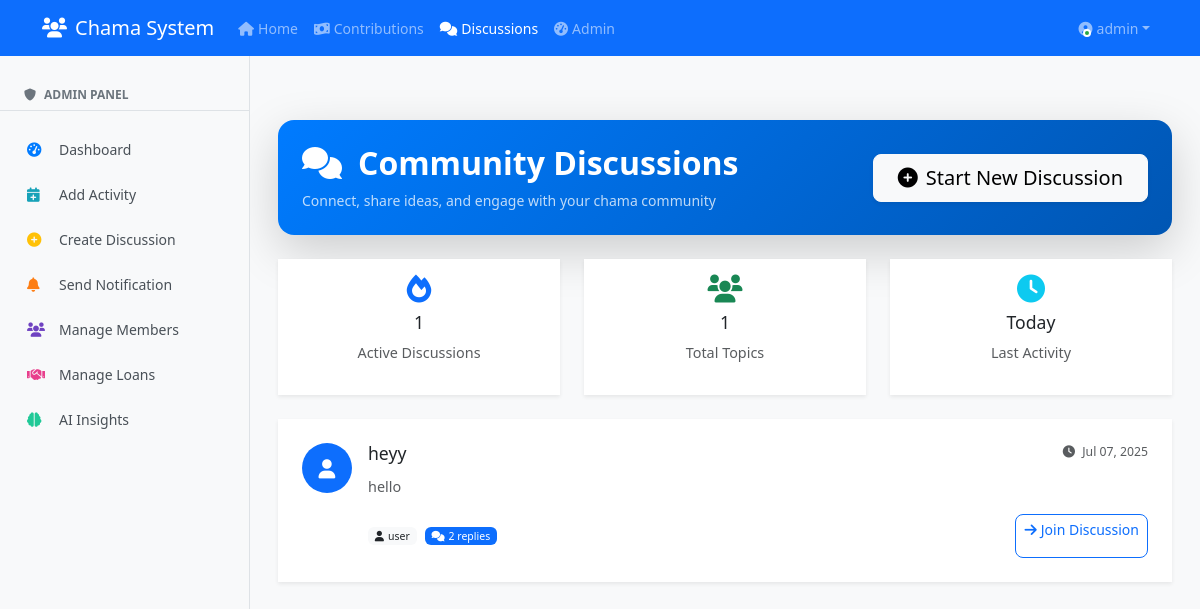
/discussions (signed in), run on an earlier commit of the app's database.
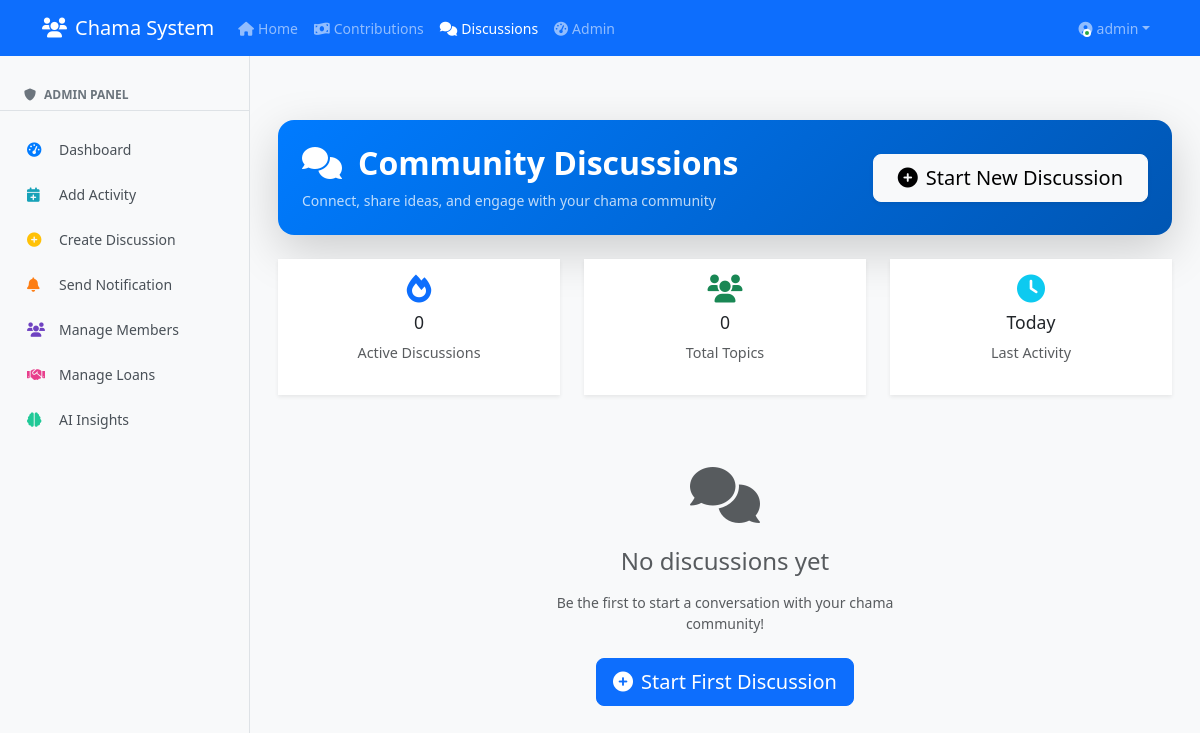
And on a later commit of the database.
### clean_app.py (models this page shows, shortened)
class Discussion(db.Model):
    id = db.Column(db.Integer, primary_key=True)
    title = db.Column(db.String(100), nullable=False)
    content = db.Column(db.Text, nullable=False)
    date = db.Column(db.DateTime, default=datetime.utcnow)
    user_id = db.Column(db.Integer, db.ForeignKey('user.id'))
    user = db.relationship('User', backref='discussions')

class User(db.Model, UserMixin):
    id = db.Column(db.Integer, primary_key=True)
    username = db.Column(db.String(80), unique=True, nullable=False)
    password = db.Column(db.String(200), nullable=False)
    is_admin = db.Column(db.Boolean, default=False)
    last_seen = db.Column(db.DateTime, default=datetime.utcnow)
    is_online = db.Column(db.Boolean, default=False)
    members = db.relationship('Member', backref='user', lazy=True)

### clean_app.py (the view)
@app.route('/discussions')
@login_required
def discussions():
    discussions = Discussion.query.order_by(Discussion.date.desc()).all()
    return render_template('discussions/list.html', discussions=discussions)

### clean_app.py (called while the page is built)
@login_manager.user_loader
def load_user(user_id):
    return User.query.get(int(user_id))

### templates/discussions/list.html (shortened to what the changed rows need)
{% extends "base.html" %}
{% block content %}
<div class="container-fluid py-4">
    <div class="row mb-4">
        <div class="col-12">
            <div class="bg-gradient-primary text-white rounded-4 p-4 shadow-lg">
                <div class="d-flex flex-column flex-md-row justify-content-between align-items-start align-items-md-center">
                    <div>
                        <h2 class="mb-2 fw-bold">
                            <i class="fas fa-comments me-3"></i>Community Discussions
                        </h2>
                    </div>
                </div>
            </div>
        </div>
    </div>
    <div class="row mb-4">
        <div class="col-md-4">
            <div class="card border-0 shadow-sm h-100">
                <div class="card-body text-center">
                    <div class="text-primary mb-2">
                        <i class="fas fa-fire fa-2x"></i>
                    </div>
                    <h5 class="card-title">{{ discussions|length }}</h5>
                    <p class="card-text text-muted">Active Discussions</p>
                </div>
            </div>
        </div>
        <div class="col-md-4">
            <div class="card border-0 shadow-sm h-100">
                <div class="card-body text-center">
                    <div class="text-success mb-2">
                        <i class="fas fa-users fa-2x"></i>
                    </div>
                    <h5 class="card-title">{{ discussions|length }}</h5>
                    <p class="card-text text-muted">Total Topics</p>
                </div>
            </div>
        </div>
    </div>
    <div class="row">
        <div class="col-12">
            {% if discussions %}
                <div class="row g-4">
                    {% for discussion in discussions %}
                    <div class="col-12">
                        <div class="card border-0 shadow-sm hover-lift">
                            <div class="card-body p-4">
                                <div class="d-flex align-items-start">
                                    <div class="flex-shrink-0 me-3">
                                        <div class="avatar-circle bg-primary text-white d-flex align-items-center justify-content-center">
                                            <i class="fas fa-user"></i>
                                        </div>
                                    </div>
                                    <div class="flex-grow-1">
                                        <div class="d-flex justify-content-between align-items-start mb-2">
                                            <h5 class="card-title mb-1">
                                                <a href="{{ url_for('view_discussion', discussion_id=discussion.id) }}"
                                                   class="text-decoration-none text-dark hover-primary">
                                                    {{ discussion.title }}
                                                </a>
                                            </h5>
                                            <small class="text-muted">
                                                <i class="fas fa-clock me-1"></i>
                                                {{ discussion.date.strftime('%b %d, %Y') }}
                                            </small>
                                        </div>
                                        <p class="card-text text-muted mb-3">
                                            {{ discussion.content[:150] }}{% if discussion.content|length > 150 %}...{% endif %}
                                        </p>
                                        <div class="d-flex justify-content-between align-items-center">
                                            <div class="d-flex align-items-center">
                                                <span class="badge bg-light text-dark me-2">
                                                    <i class="fas fa-user me-1"></i>{{ discussion.user.username }}
                                                </span>
                                                <span class="badge bg-primary">
                                                    <i class="fas fa-comments me-1"></i>{{ discussion.messages|length }} replies
                                                </span>
                                            </div>
                                            <a href="{{ url_for('view_discussion', discussion_id=discussion.id) }}"
                                               class="btn btn-outline-primary btn-sm">
                                                <i class="fas fa-arrow-right me-1"></i>Join Discussion
                                            </a>
                                        </div>
                                    </div>
                                </div>
                            </div>
                        </div>
                    </div>
                    {% endfor %}
                </div>
            {% else %}
                <div class="text-center py-5">
                    <div class="empty-state">
                        <i class="fas fa-comments fa-4x text-muted mb-4"></i>
                        <h4 class="text-muted mb-3">No discussions yet</h4>
                        <p class="text-muted mb-4">Be the first to start a conversation with your chama community!</p>
                        <a href="{{ url_for('create_discussion') }}" class="btn btn-primary btn-lg">
                            <i class="fas fa-plus-circle me-2"></i>Start First Discussion
                        </a>
                    </div>
                </div>
            {% endif %}
        </div>
    </div>
</div>
{% endblock %}

What changed in the data, as far as the page shows it:
removed Discussion: title "heyy", date "Jul 07, 2025", content "hello", user.username "user", messages|length "2"
Also different on the page:
{{ discussions|length }}: "1" → "0"
text now shown: "No discussions yet Be the first to start a conversation with your chama community! Start First Discussion"
